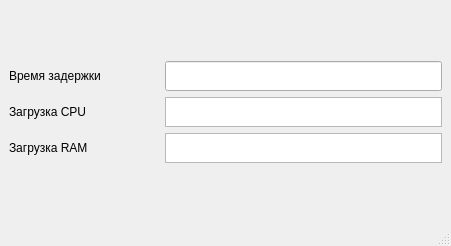
<?xml version="1.0" encoding="UTF-8"?>
<ui version="4.0">
 <class>MainWindow</class>
 <widget class="QMainWindow" name="MainWindow">
  <property name="geometry">
   <rect>
    <x>0</x>
    <y>0</y>
    <width>451</width>
    <height>246</height>
   </rect>
  </property>
  <property name="windowTitle">
   <string>MainWindow</string>
  </property>
  <widget class="QWidget" name="centralwidget">
   <layout class="QGridLayout" name="gridLayout">
    <item row="0" column="0">
     <layout class="QVBoxLayout" name="verticalLayout">
      <item>
       <layout class="QHBoxLayout" name="horizontalLayout">
        <item>
         <widget class="QLabel" name="time_label">
          <property name="minimumSize">
           <size>
            <width>150</width>
            <height>0</height>
           </size>
          </property>
          <property name="maximumSize">
           <size>
            <width>16777215</width>
            <height>30</height>
           </size>
          </property>
          <property name="text">
           <string>Время задержки</string>
          </property>
         </widget>
        </item>
        <item>
         <widget class="QLineEdit" name="time_lineEdit">
          <property name="minimumSize">
           <size>
            <width>0</width>
            <height>30</height>
           </size>
          </property>
          <property name="maximumSize">
           <size>
            <width>16777215</width>
            <height>30</height>
           </size>
          </property>
          <property name="text">
           <string comment="Введите время задержки"/>
          </property>
         </widget>
        </item>
       </layout>
      </item>
      <item>
       <layout class="QHBoxLayout" name="horizontalLayout_2">
        <item>
         <widget class="QLabel" name="loadCPU_label">
          <property name="minimumSize">
           <size>
            <width>150</width>
            <height>0</height>
           </size>
          </property>
          <property name="maximumSize">
           <size>
            <width>16777215</width>
            <height>30</height>
           </size>
          </property>
          <property name="text">
           <string>Загрузка CPU</string>
          </property>
         </widget>
        </item>
        <item>
         <widget class="QPlainTextEdit" name="CPU_plainTextEdit">
          <property name="maximumSize">
           <size>
            <width>16777215</width>
            <height>30</height>
           </size>
          </property>
         </widget>
        </item>
       </layout>
      </item>
      <item>
       <layout class="QHBoxLayout" name="horizontalLayout_3">
        <item>
         <widget class="QLabel" name="loadRAM_label">
          <property name="minimumSize">
           <size>
            <width>150</width>
            <height>0</height>
           </size>
          </property>
          <property name="maximumSize">
           <size>
            <width>16777215</width>
            <height>30</height>
           </size>
          </property>
          <property name="text">
           <string>Загрузка RAM</string>
          </property>
         </widget>
        </item>
        <item>
         <widget class="QPlainTextEdit" name="RAM_plainTextEdit">
          <property name="maximumSize">
           <size>
            <width>16777215</width>
            <height>30</height>
           </size>
          </property>
         </widget>
        </item>
       </layout>
      </item>
     </layout>
    </item>
   </layout>
  </widget>
  <widget class="QMenuBar" name="menubar">
   <property name="geometry">
    <rect>
     <x>0</x>
     <y>0</y>
     <width>451</width>
     <height>24</height>
    </rect>
   </property>
  </widget>
  <widget class="QStatusBar" name="statusbar"/>
 </widget>
 <resources/>
 <connections/>
</ui>
